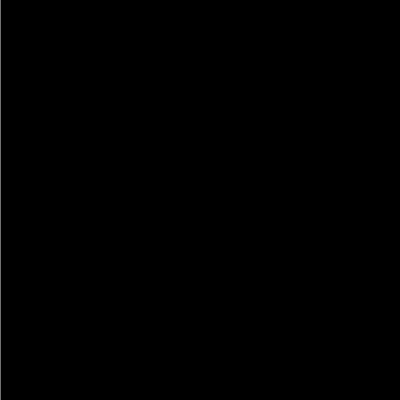
Frame 1 (no input)
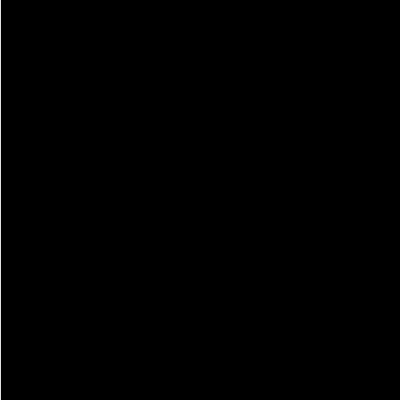
Frame 60 (no input)
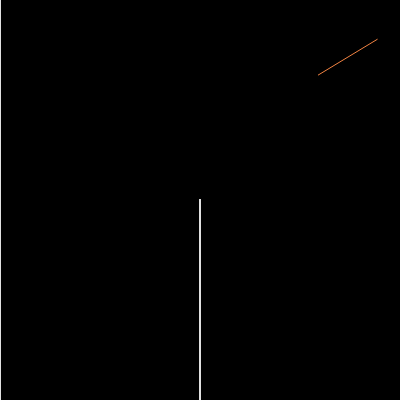
Frame 120 (the mouse pressed at the canvas centre since frame 60)

The p5.js sketch that drew these frames (run headless with seeded random() and noise() and a simulated clock; from frame 60 on, the mouse is pressed at the canvas centre):

// p5.js sketch
// ── sketch.js
function setup(){
    createCanvas(400,400);
    background (0)
}

function draw (){
    stroke (225);
    const offsetX = mouseX + random(-20,20)
    const offsetY = mouseY + random(-100,100)
    line(mouseX, mouseY, mouseX, height)
}
// ── drawing.js
function setup(){
    createCanvas(600,400)
    background (220)
}



function draw() {
    
}

function mousePressed(){
    
    let r = random(255);
    let g = random(255);
    let b = random(255);
    
    let x1 = random(width);
    let y1 = random(height);
    let x2 = random(width);
    let y2 = random(height);
    
    stroke(r, g, b);
    line(x1, y1, x2, y2);
}
